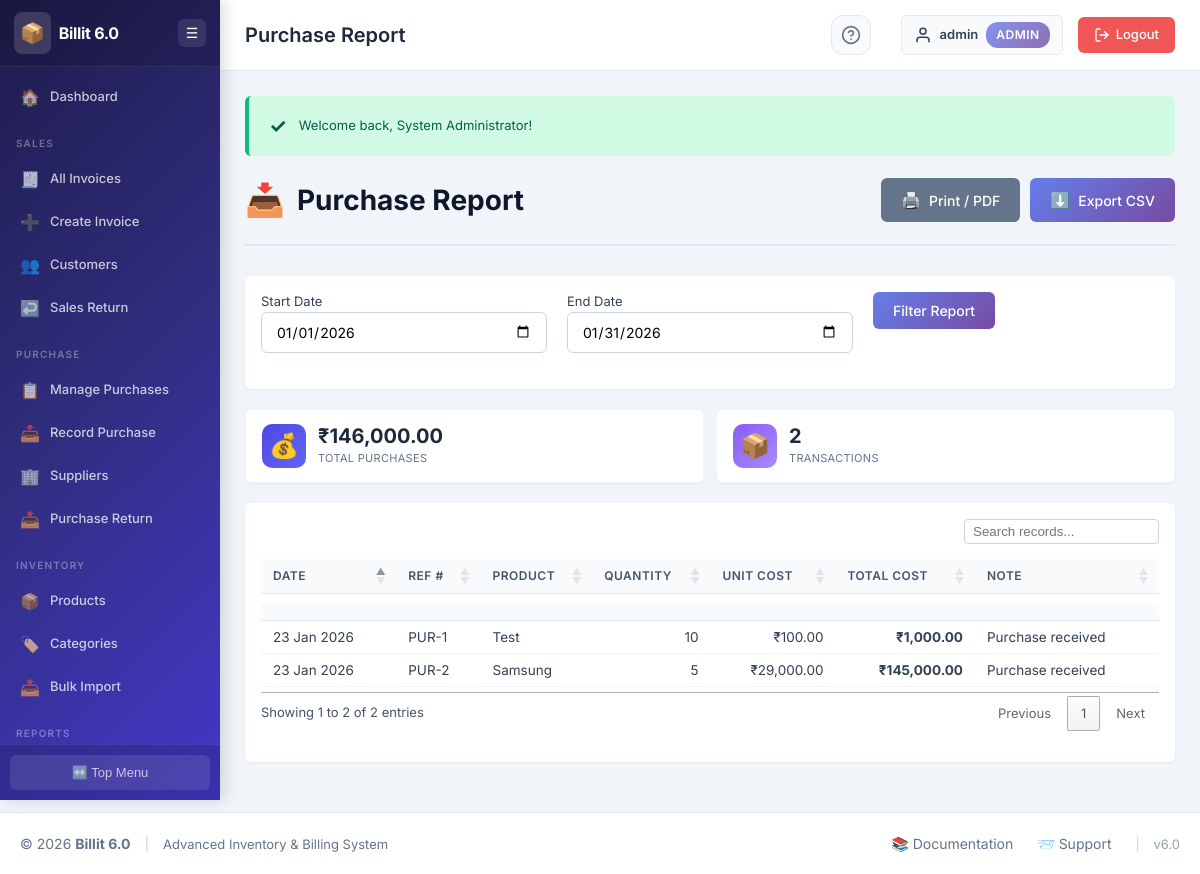
The page /reports/purchase_report.php (signed in) on the database its author committed.
### tables this page shows
CREATE TABLE `stock_transactions` (
  `transaction_id` int(11) NOT NULL,
  `product_id` int(11) NOT NULL,
  `transaction_type` enum('stock_in','stock_out','adjustment') NOT NULL,
  `quantity` int(11) NOT NULL,
  `unit_price` decimal(10,2) DEFAULT NULL,
  `total_amount` decimal(10,2) DEFAULT NULL,
  `reference_number` varchar(50) DEFAULT NULL,
  `notes` text DEFAULT NULL,
  `transaction_date` datetime NOT NULL DEFAULT current_timestamp(),
  `created_by` int(11) DEFAULT NULL,
  `created_at` timestamp NOT NULL DEFAULT current_timestamp()
);

CREATE TABLE `products` (
  `product_id` int(11) NOT NULL,
  `product_code` varchar(50) NOT NULL,
  `product_name` varchar(200) NOT NULL,
  `hsn_code` varchar(20) DEFAULT NULL,
  `description` text DEFAULT NULL,
  `category_id` int(11) NOT NULL,
  `supplier_id` int(11) DEFAULT NULL,
  `unit_price` decimal(10,2) NOT NULL DEFAULT 0.00,
  `gst_rate` decimal(5,2) NOT NULL DEFAULT 18.00,
  `quantity_in_stock` int(11) NOT NULL DEFAULT 0,
  `reorder_level` int(11) NOT NULL DEFAULT 10,
  `unit_of_measure` varchar(20) DEFAULT 'pcs',
  `tracking_type` enum('none','batch','serial') NOT NULL DEFAULT 'none',
  `status` enum('active','inactive','discontinued') NOT NULL DEFAULT 'active',
  `created_at` timestamp NOT NULL DEFAULT current_timestamp(),
  `updated_at` timestamp NOT NULL DEFAULT current_timestamp() ON UPDATE current_timestamp()
);

### reports/purchase_report.php (the view, shortened to what this page needs)
<?php
require_once '../config/config.php';
require_once '../includes/functions.php';
require_once '../includes/header.php';
$start_date = isset($_GET['start_date']) ? $_GET['start_date'] : date('Y-m-01');
$end_date = isset($_GET['end_date']) ? $_GET['end_date'] : date('Y-m-t');
$query = "SELECT t.*, p.product_name
          FROM stock_transactions t
          LEFT JOIN products p ON t.product_id = p.product_id
          WHERE t.transaction_type = 'stock_in'
          AND DATE(t.transaction_date) BETWEEN '$start_date' AND '$end_date'
          ORDER BY t.transaction_date DESC";
$transactions = db_fetch_all($connection, $query);
$total_spend = 0;
foreach ($transactions as $t) {
    $total_spend += $t['total_amount'];
}
?>
<div class="page-header">
    <div>
        <h2 class="page-title">
            <span class="page-icon">📥</span>
            Purchase Report
        </h2>
    </div>
    <div class="page-actions">
        <button onclick="window.print()" class="btn btn-secondary">
            <span class="btn-icon">🖨️</span> Print / PDF
        </button>
        <a href="?export=csv&start_date=<?php echo $start_date; ?>&end_date=<?php echo $end_date; ?>" class="btn btn-primary">
            <span class="btn-icon">⬇️</span> Export CSV
        </a>
    </div>
</div>
<div class="card mb-20">
    <div class="card-body">
        <form method="GET" class="form-row align-items-end">
            <div class="form-group col-md-4">
                <label>Start Date</label>
                <input type="date" name="start_date" class="form-control" value="<?php echo $start_date; ?>">
            </div>
            <div class="form-group col-md-4">
                <label>End Date</label>
                <input type="date" name="end_date" class="form-control" value="<?php echo $end_date; ?>">
            </div>
            <div class="form-group col-md-4">
                <button type="submit" class="btn btn-primary w-100">Filter Report</button>
            </div>
        </form>
    </div>
</div>
<div class="stats-grid">
    <div class="stat-card stat-card-blue">
        <div class="stat-icon">💰</div>
        <div class="stat-content">
            <div class="stat-value">₹<?php echo number_format($total_spend, 2); ?></div>
            <div class="stat-label">Total Purchases</div>
        </div>
    </div>
    <div class="stat-card stat-card-purple">
        <div class="stat-icon">📦</div>
        <div class="stat-content">
            <div class="stat-value"><?php echo count($transactions); ?></div>
            <div class="stat-label">Transactions</div>
        </div>
    </div>
</div>
<div class="card">
    <div class="card-body">
        <div class="table-responsive">
            <table class="data-table">
                <thead>
                    <tr>
                        <th>Date</th>
                        <th>Ref #</th>
                        <th>Product</th>
                        <th class="text-right">Quantity</th>
                        <th class="text-right">Unit Cost</th>
                        <th class="text-right">Total Cost</th>
                        <th>Note</th>
                    </tr>
                </thead>
                <tbody>
                    <?php if (count($transactions) > 0): ?>
                        <?php foreach ($transactions as $t): ?>
                            <tr>
                                <td><?php echo date('d M Y', strtotime($t['transaction_date'])); ?></td>
                                <td><?php echo escape_html($t['reference_number']); ?></td>
                                <td><?php echo escape_html($t['product_name']); ?></td>
                                <td class="text-right"><?php echo $t['quantity']; ?></td>
                                <td class="text-right">₹<?php echo number_format($t['unit_price'], 2); ?></td>
                                <td class="text-right"><strong>₹<?php echo number_format($t['total_amount'], 2); ?></strong></td>
                                <td><?php echo escape_html($t['notes']); ?></td>
                            </tr>
                        <?php endforeach; ?>
                    <?php else: ?>
                        <tr><td colspan="7" class="text-center">No purchases found.</td></tr>
                    <?php endif; ?>
                </tbody>
            </table>
        </div>
    </div>
</div>
<?php require_once '../includes/footer.php'; ?>

### assets/css/style.css (style rules this page uses)
* { margin: 0; padding: 0; box-sizing: border-box; }
:root { --primary-color: #4f46e5; --primary-dark: #4338ca; --primary-light: #6366f1; --secondary-color: #64748b; --success-color: #10b981; --warning-color: #f59e0b; --danger-color: #ef4444; --info-color: #06b6d4; --gray-50: #f8fafc; --gray-100: #f1f5f9; --gray-200: #e2e8f0; --gray-300: #cbd5e1; --gray-400: #94a3b8; --gray-500: #64748b; --gray-600: #475569; --gray-700: #334155; --gray-800: #1e293b; --gray-900: #0f172a; --header-height: 56px; --footer-height: 48px; --sidebar-width: 220px; --sidebar-collapsed-width: 60px; --border-radius: 6px; --box-shadow: 0 1px 2px 0 rgba(0, 0, 0, 0.05); --box-shadow-lg: 0 4px 6px -1px rgba(0, 0, 0, 0.1), 0 2px 4px -1px rgba(0, 0, 0, 0.06); --font-family: 'Inter', -apple-system, BlinkMacSystemFont, 'Segoe UI', Roboto, sans-serif; }
body { font-family: var(--font-family); font-size: 13px; line-height: 1.5; color: var(--gray-700); background-color: #f1f5f9; min-height: 100vh; display: flex; flex-direction: column; }
.page-header { display: flex; justify-content: space-between; align-items: center; margin-bottom: 30px; padding-bottom: 20px; border-bottom: 2px solid var(--gray-200); }
.page-title { font-size: 28px; font-weight: 700; color: var(--gray-900); display: flex; align-items: center; gap: 12px; }
.page-icon { font-size: 32px; }
.page-actions { display: flex; gap: 10px; }
.card { background: white; border-radius: var(--border-radius); box-shadow: var(--box-shadow); margin-bottom: 25px; overflow: hidden; }
.card-body { padding: 16px; }
.stats-grid { display: grid; grid-template-columns: repeat(auto-fit, minmax(180px, 1fr)); gap: 12px; margin-bottom: 20px; }
.stat-card { background: white; border-radius: var(--border-radius); padding: 14px 16px; box-shadow: var(--box-shadow); display: flex; align-items: center; gap: 12px; transition: all 0.2s ease; border: 1px solid var(--gray-100); }
.stat-icon { font-size: 24px; width: 44px; height: 44px; display: flex; align-items: center; justify-content: center; border-radius: 10px; }
.stat-card-blue .stat-icon { background: linear-gradient(135deg, #4f46e5 0%, #6366f1 100%); }
.stat-card-purple .stat-icon { background: linear-gradient(135deg, #8b5cf6 0%, #a78bfa 100%); }
.stat-content { flex: 1; min-width: 0; }
.stat-value { font-size: 20px; font-weight: 700; color: var(--gray-800); line-height: 1.2; white-space: nowrap; overflow: hidden; text-overflow: ellipsis; }
.stat-label { font-size: 11px; color: var(--gray-500); margin-top: 2px; text-transform: uppercase; letter-spacing: 0.3px; }
.form-row { display: grid; grid-template-columns: repeat(auto-fit, minmax(200px, 1fr)); gap: 20px; margin-bottom: 0; }
.form-group { margin-bottom: 20px; }
.form-group.col-md-4 { grid-column: span 1; }
@media (min-width: 768px) { .form-row { grid-template-columns: repeat(12, 1fr); } }
@media (min-width: 768px) { .form-group.col-md-4 { grid-column: span 4; } }
.form-control { width: 100%; padding: 10px 14px; border: 1px solid var(--gray-300); border-radius: 6px; font-size: 14px; font-family: var(--font-family); transition: all 0.2s ease; background: white; }
.form-control::placeholder { color: var(--gray-400); }
.btn { display: inline-flex; align-items: center; gap: 8px; padding: 10px 20px; border: none; border-radius: 6px; font-size: 14px; font-weight: 500; font-family: var(--font-family); cursor: pointer; text-decoration: none; transition: all 0.3s ease; white-space: nowrap; }
.btn-icon { font-size: 16px; }
.btn-primary { background: linear-gradient(135deg, #667eea 0%, #764ba2 100%); color: white; }
.btn-secondary { background: var(--gray-500); color: white; }
.table-responsive { overflow-x: auto; }
.data-table { width: 100%; border-collapse: collapse; font-size: 14px; }
.data-table thead { background: var(--gray-100); }
.data-table th { padding: 12px 15px; text-align: left; font-weight: 600; color: var(--gray-700); border-bottom: 2px solid var(--gray-300); white-space: nowrap; }
.data-table td { padding: 12px 15px; border-bottom: 1px solid var(--gray-200); }
.data-table tbody tr { transition: background 0.2s ease; }
.mb-20 { margin-bottom: 20px; }
.text-right { text-align: right; }

### rows shown on the page
stock_transactions: transaction_date "23 Jan 2026", reference_number "PUR-1", product.product_name "Test", quantity "10", unit_price "100.00", total_amount "1,000.00", notes "Purchase received"
stock_transactions: transaction_date "23 Jan 2026", reference_number "PUR-2", product.product_name "Samsung", quantity "5", unit_price "29,000.00", total_amount "145,000.00", notes "Purchase received"

### other values the page prints
APP_NAME "Billit 6.0"
$page_title "Purchase Report"
escape_html($current_user) "admin"
$current_role "ADMIN"
$message "Welcome back, System Administrator!"
$total_spend "146,000.00"
count($transactions) "2"
APP_VERSION "6.0"
